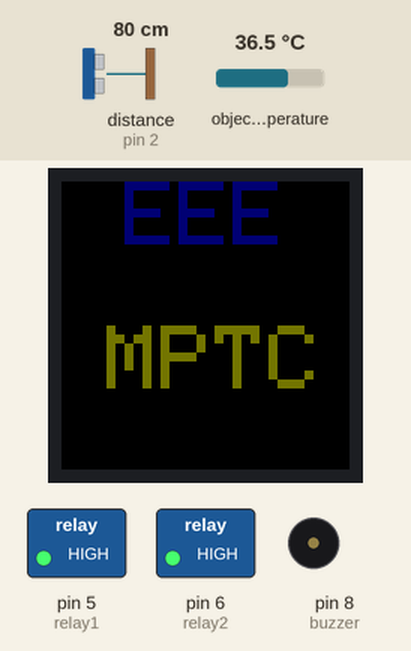
A sketch run on a simulated Arduino Mega 2560, built with avr-gcc and run on an emulated ATmega2560. Shown: 32×32 colour display, switched loads named in the sketch (green lamp = pin HIGH), buzzer (waves = sounding, pin HIGH). Wiring (inferred from the names in the program): ultrasonic range finder: trigger pin 3; echo pin 2. The inputs (shaded band) are chosen by the test bench; at power-on: distance to the obstacle (sensor on pin 2) 80 cm, object temperature 36.5 °C. The echo pulse lasts 58.3 µs per cm; pins used as bus, display or sensor lines are not drawn; what the sketch prints to the serial monitor is not drawn.

Above: at 1.2 s.
1.3 s: distance to the obstacle (sensor on pin 2) set to 35 cm
2.8 s: distance to the obstacle (sensor on pin 2) set to 28 cm
At 3.5 s:
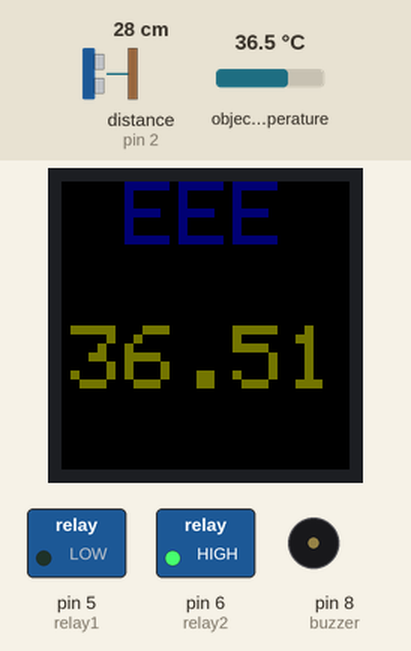
5.8 s: distance to the obstacle (sensor on pin 2) set to 120 cm
At 6.3 s:
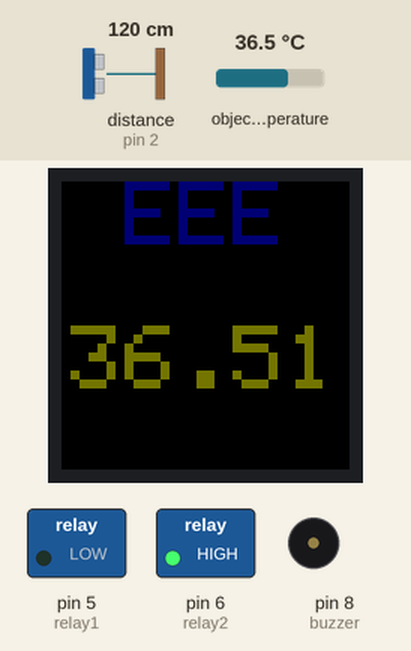
8.8 s: distance to the obstacle (sensor on pin 2) set to 2 cm
At 8.96 s:
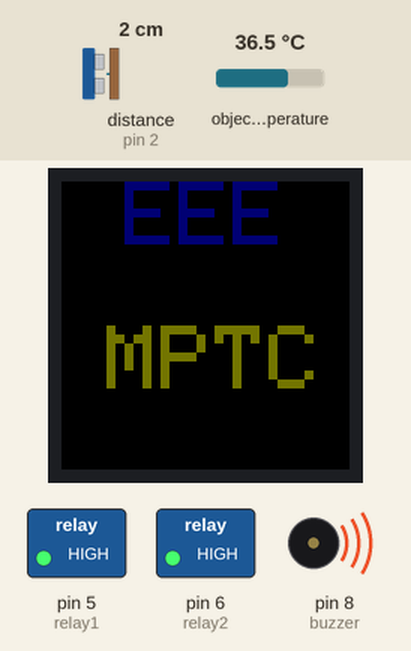
11.8 s: object temperature set to 37.4 °C
At 12.59 s:
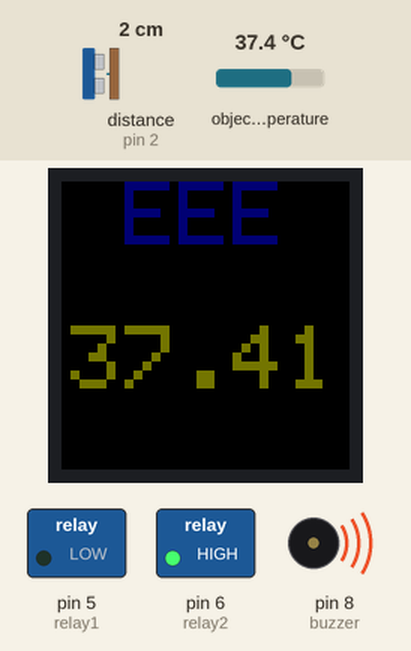
13.4 s: object temperature set to 38.1 °C
At 15.0 s:
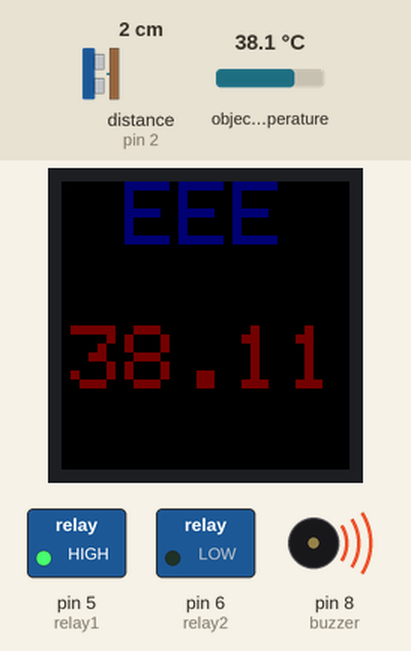
Timing chart, 0 to 16.5 s (numbered marks = the images above; inputs shaded):
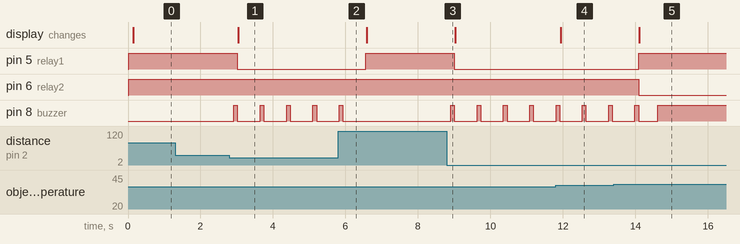

Measured:
- the behaviour switches between 31 and 30 cm on distance to the obstacle (sensor on pin 2) (found by bisection; images 0 and 1)
- the behaviour switches between 37.8 and 37.9 °C on object temperature (found by bisection; images 4 and 5)
- after the input at 1.3 s, every drawn part: stays the same
- after the input at 2.8 s, pin 5 (relay1): HIGH → LOW after 0.22 s; pin 8 (buzzer): alternates HIGH for 0.10 s and LOW for 0.63 s, starting after 0.12 s; the display: changes after 0.24 s (image 1)
- after the input at 5.8 s, pin 5 (relay1): LOW → HIGH after 0.76 s; pin 8 (buzzer): goes on until 5.9 s, then stays LOW
- after the input at 8.8 s, pin 5 (relay1): HIGH → LOW after 0.21 s; pin 8 (buzzer): alternates HIGH for 0.10 s and LOW for 0.63 s, starting after 0.11 s
- after the input at 11.8 s, the display: changes after 0.13 s (image 4)
- after the input at 13.4 s, pin 5 (relay1): LOW → HIGH after 0.69 s; pin 6 (relay2): HIGH → LOW after 0.69 s; the display: changes after 0.71 s (image 5)

The sketch:

final_code.ino
```cpp
//Defining header files for initialization
#include <Adafruit_MLX90614.h>
#include <RGBmatrixPanel.h>
#include <Wire.h>
#define I2C_ADDR 0x27

//Defining LED panel pins

#define CLK 11 // USE THIS ON ARDUINO MEGA
#define OE   9
#define LAT 10
#define A   A0
#define B   A1
#define C   A2
#define D   A3

//defining ultrasonic sensor pins and buzzer

#define echoPin 2 // attach pin D2 Arduino to pin Echo of HC-SR04
#define trigPin 3 //attach pin D3 Arduino to pin Trig of HC-SR04
#define buzzer 8
#define relay1 5
#define relay2 6

//Operation started
RGBmatrixPanel matrix(A, B, C, D, CLK, LAT, OE, false);
Adafruit_MLX90614 mlx = Adafruit_MLX90614();
// defines variables
long duration; // variable for the duration of sound wave travel
int distance; // variable for the distance measurement

void setup() {
  mlx.begin();
  matrix.begin();
  Serial.begin(9600);
//  setting pinmode
  pinMode(trigPin, OUTPUT); // Sets the trigPin as an OUTPUT
  pinMode(echoPin, INPUT); // Sets the echoPin as an INPUT
  pinMode(buzzer,OUTPUT);
  pinMode(relay1,OUTPUT);
  pinMode(relay2,OUTPUT);
  digitalWrite(relay1,HIGH);
  digitalWrite(relay2,HIGH);

// fill the screen with 'White'
//  matrix.fillScreen(matrix.Color444(7, 7, 7));
//  delay(1000);
//  matrix.fillScreen(matrix.Color444(0, 0, 0));
////   draw some text!
//  matrix.setCursor(1, 0);    // start at top left, with one pixel of spacing
//  matrix.setTextSize(1);     // size 1 == 8 pixels high
//  matrix.setTextWrap(false); // Don't wrap at end of line - will do ourselves

//  matrix.setTextColor(matrix.Color333(7,7,7));
//  matrix.println("THERMAL");
//  matrix.println("SCANNING");
////  presenting();
//  // fill the screen with 'black'
//  matrix.fillScreen(matrix.Color333(0, 0, 0));
    matrix.setCursor(7, 0);
    matrix.setTextColor(matrix.Color444(7,7,0));
    matrix.print("EEE");

}

void loop() {
  // Clears the trigPin condition
  digitalWrite(trigPin, LOW);
  delayMicroseconds(2);
  // Sets the trigPin HIGH (ACTIVE) for 10 microseconds
  digitalWrite(trigPin, HIGH);
  delayMicroseconds(10);
  digitalWrite(trigPin, LOW);
  // Reads the echoPin, returns the sound wave travel time in microseconds
  duration = pulseIn(echoPin, HIGH);
  // Calculating the distance
  distance = duration * 0.034 / 2; // Speed of sound wave divided by 2 (go and back)
  // Displays the distance on the Serial Monitor
//  Serial.print("Distance: ");
//  Serial.print(distance);
//  Serial.println(" cm");
  delay(100);
  int detect = false;


  if(distance < 30){
    Serial.println(distance);
    detect = true;
  }
  else{
    detect = false;
    digitalWrite(relay1,HIGH);
    matrix.fillScreen(matrix.Color444(0, 0, 0));
    matrix.setCursor(7, 0);
    matrix.setTextColor(matrix.Color444(0,0,7));
    matrix.print("EEE");
    matrix.setCursor(5, 16);
    matrix.setTextColor(matrix.Color444(7,7,0));
    matrix.print("MPTC");
//    delay(1000);
  }

  if(detect == true){
//    digitalWrite(buzzer,HIGH);
//    delay(300);
//    digitalWrite(buzzer,LOW);
    temp();
  }

}

void temp(){

      float temperature = (mlx.readObjectTempC());
      Serial.print("Target  ");
      Serial.print(temperature);
      Serial.println(" C");
      digitalWrite(buzzer,HIGH);
      delay(100);
      digitalWrite(buzzer,LOW);
      digitalWrite(relay1,LOW);


  if(temperature < 37.8){
    digitalWrite(buzzer,LOW);

    matrix.setCursor(1, 16);    // start at top left, with one pixel of spacing
    matrix.setTextSize(1);     // size 1 == 8 pixels high
    matrix.setTextWrap(false); // Don't wrap at end of line - will do ourselves
    matrix.setTextColor(matrix.Color444(7,7,0));
    matrix.fillScreen(matrix.Color444(0, 0, 0));
    matrix.print(temperature);
    matrix.setCursor(7, 0);
    digitalWrite(buzzer,LOW);
    matrix.setTextColor(matrix.Color444(0,0,7));
    matrix.print("EEE");
    delay(500);


  }else{
    Serial.print("--------detected---------");
    digitalWrite(relay2,LOW);
    digitalWrite(relay1,HIGH);
    Serial.println(distance);
    matrix.setCursor(1, 16);    // start at top left, with one pixel of spacing
    matrix.setTextSize(1);     // size 1 == 8 pixels high
    matrix.setTextWrap(false); // Don't wrap at end of line - will do ourselves
    matrix.setTextColor(matrix.Color444(7,0,0));
    matrix.fillScreen(matrix.Color444(0, 0, 0));
    matrix.print(temperature);
    matrix.setCursor(7, 0);
    matrix.setTextColor(matrix.Color444(0,0,7));
    matrix.print("EEE");
    delay(500);
    digitalWrite(buzzer,HIGH);
    delay(3000);
    digitalWrite(buzzer,LOW);
    digitalWrite(relay2,HIGH);

  }

}
```
